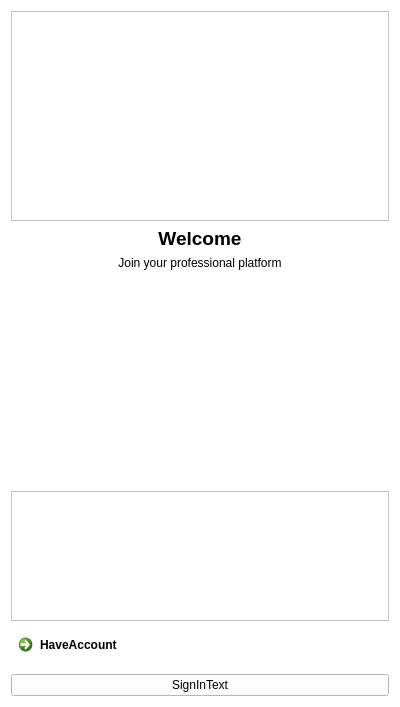
<?xml version="1.0" encoding="UTF-8"?>
<ui version="4.0">
 <class>LoginSignIn</class>
 <widget class="QWidget" name="LoginSignIn">
  <property name="geometry">
   <rect>
    <x>0</x>
    <y>0</y>
    <width>400</width>
    <height>707</height>
   </rect>
  </property>
  <property name="sizePolicy">
   <sizepolicy hsizetype="Minimum" vsizetype="Minimum">
    <horstretch>0</horstretch>
    <verstretch>0</verstretch>
   </sizepolicy>
  </property>
  <property name="minimumSize">
   <size>
    <width>400</width>
    <height>650</height>
   </size>
  </property>
  <property name="maximumSize">
   <size>
    <width>600</width>
    <height>800</height>
   </size>
  </property>
  <property name="windowTitle">
   <string>LoginText</string>
  </property>
  <property name="styleSheet">
   <string notr="true">background-color: white;</string>
  </property>
  <layout class="QVBoxLayout" name="verticalLayout">
   <item>
    <widget class="ImageViewer" name="IconImageViewer">
     <property name="sizePolicy">
      <sizepolicy hsizetype="Expanding" vsizetype="Fixed">
       <horstretch>0</horstretch>
       <verstretch>0</verstretch>
      </sizepolicy>
     </property>
     <property name="minimumSize">
      <size>
       <width>200</width>
       <height>200</height>
      </size>
     </property>
     <property name="maximumSize">
      <size>
       <width>1000</width>
       <height>300</height>
      </size>
     </property>
    </widget>
   </item>
   <item>
    <widget class="QLabel" name="WelcomLbl">
     <property name="sizePolicy">
      <sizepolicy hsizetype="Preferred" vsizetype="Fixed">
       <horstretch>0</horstretch>
       <verstretch>0</verstretch>
      </sizepolicy>
     </property>
     <property name="font">
      <font>
       <pointsize>14</pointsize>
       <bold>true</bold>
      </font>
     </property>
     <property name="text">
      <string>Welcome</string>
     </property>
     <property name="alignment">
      <set>Qt::AlignCenter</set>
     </property>
     <property name="margin">
      <number>5</number>
     </property>
    </widget>
   </item>
   <item>
    <widget class="QLabel" name="JoinProfessionalLbl">
     <property name="sizePolicy">
      <sizepolicy hsizetype="Preferred" vsizetype="Fixed">
       <horstretch>0</horstretch>
       <verstretch>0</verstretch>
      </sizepolicy>
     </property>
     <property name="text">
      <string>Join your professional platform</string>
     </property>
     <property name="alignment">
      <set>Qt::AlignCenter</set>
     </property>
    </widget>
   </item>
   <item>
    <widget class="LoginForm" name="widget" native="true"/>
   </item>
   <item>
    <widget class="CaptchaVerifier" name="captchaCode">
     <property name="sizePolicy">
      <sizepolicy hsizetype="Preferred" vsizetype="Fixed">
       <horstretch>0</horstretch>
       <verstretch>0</verstretch>
      </sizepolicy>
     </property>
     <property name="minimumSize">
      <size>
       <width>0</width>
       <height>50</height>
      </size>
     </property>
     <property name="maximumSize">
      <size>
       <width>16777215</width>
       <height>130</height>
      </size>
     </property>
    </widget>
   </item>
   <item>
    <widget class="QCommandLinkButton" name="changeMode">
     <property name="sizePolicy">
      <sizepolicy hsizetype="Preferred" vsizetype="Fixed">
       <horstretch>0</horstretch>
       <verstretch>0</verstretch>
      </sizepolicy>
     </property>
     <property name="styleSheet">
      <string notr="true"/>
     </property>
     <property name="text">
      <string>HaveAccount</string>
     </property>
     <property name="icon">
      <iconset resource="resource.qrc">
       <normaloff>:/arrow-right.png</normaloff>:/arrow-right.png</iconset>
     </property>
    </widget>
   </item>
   <item>
    <widget class="QPushButton" name="SignInBtn">
     <property name="text">
      <string>SignInText</string>
     </property>
    </widget>
   </item>
  </layout>
 </widget>
 <customwidgets>
  <customwidget>
   <class>ImageViewer</class>
   <extends>QGraphicsView</extends>
   <header>Components/imageviewer.h</header>
  </customwidget>
  <customwidget>
   <class>LoginForm</class>
   <extends>QWidget</extends>
   <header>Components/loginform.h</header>
   <container>1</container>
  </customwidget>
  <customwidget>
   <class>CaptchaVerifier</class>
   <extends>QGraphicsView</extends>
   <header>Components/captchaverifier.h</header>
  </customwidget>
 </customwidgets>
 <resources>
  <include location="../resource.qrc"/>
 </resources>
 <connections/>
</ui>
